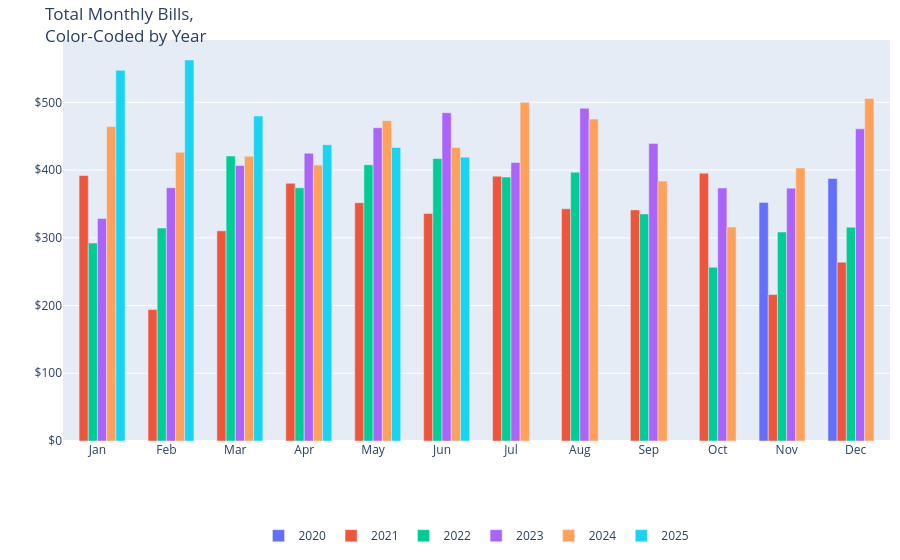

This figure's notebook cell:
### Code cell
# convert to Plotly format
monthly_amount_pivot = monthly_amount_pivot.reset_index()

# create traces, one for each year
traces = []
for year in monthly_amount_pivot.columns[1:]:
    traces.append(
        go.Bar(
            x=monthly_amount_pivot["Month"],
            y=monthly_amount_pivot[year],
            name=str(year),
            hovertemplate="Month: %{x}<br>Amount: $%{y:.2f}<br>Year: " + str(year),
        )
    )

# create fig
fig = go.Figure(data=traces)

# update layout
fig.update_layout(
    barmode="group",
    title="Total Monthly Bills,<br>Color-Coded by Year",
    xaxis=dict(
        tickmode="array",
        tickvals=list(range(1, 13)),
        ticktext=[
            "Jan",
            "Feb",
            "Mar",
            "Apr",
            "May",
            "Jun",
            "Jul",
            "Aug",
            "Sep",
            "Oct",
            "Nov",
            "Dec",
        ],
        title="Month",
    ),
    yaxis=dict(title="Amount ($)"),
    legend_title_text="",
)

# format for mobile
fig.update_layout(
    xaxis=dict(title=""),
    yaxis=dict(
        title="",
        tickprefix="$",
    ),
    margin=dict(
        t=40,
        b=30,
        l=10,
        r=10,
    ),
    legend=dict(
        orientation="h",
        x=0.5,
        xanchor="center",
        y=-0.2,
    ),
)

# plot
fig.show()

### Figure 1 — Plotly figure (JSON) as saved in the notebook; plotly's stock layout.template omitted (floating-point values rounded to 4 significant figures)
{"data": [{"hovertemplate": "Month: %{x}<br>Amount: $%{y:.2f}<br>Year: 2020", "name": "2020", "type": "bar", "x": [1, 2, 3, 4, 5, 6, 7, 8, 9, 10, 11, 12], "y": [null, null, null, null, null, null, null, null, null, null, 352.3, 387.5]}, {"hovertemplate": "Month: %{x}<br>Amount: $%{y:.2f}<br>Year: 2021", "name": "2021", "type": "bar", "x": [1, 2, 3, 4, 5, 6, 7, 8, 9, 10, 11, 12], "y": [392, 194, 310.2, 380.5, 351.7, 335.9, 390.9, 342.8, 341.2, 395.4, 216.2, 264.0]}, {"hovertemplate": "Month: %{x}<br>Amount: $%{y:.2f}<br>Year: 2022", "name": "2022", "type": "bar", "x": [1, 2, 3, 4, 5, 6, 7, 8, 9, 10, 11, 12], "y": [292.2, 314.3, 420.7, 373.7, 407.7, 417.0, 389.7, 396.8, 335.2, 256.5, 308.5, 315.6]}, {"hovertemplate": "Month: %{x}<br>Amount: $%{y:.2f}<br>Year: 2023", "name": "2023", "type": "bar", "x": [1, 2, 3, 4, 5, 6, 7, 8, 9, 10, 11, 12], "y": [328.5, 373.9, 406.6, 424.8, 462.4, 484.6, 411.2, 491.2, 439.1, 373.5, 373.3, 460.8]}, {"hovertemplate": "Month: %{x}<br>Amount: $%{y:.2f}<br>Year: 2024", "name": "2024", "type": "bar", "x": [1, 2, 3, 4, 5, 6, 7, 8, 9, 10, 11, 12], "y": [464.3, 426.2, 420.2, 407.3, 472.9, 433.2, 499.9, 475.4, 383.7, 315.9, 403.1, 505.8]}, {"hovertemplate": "Month: %{x}<br>Amount: $%{y:.2f}<br>Year: 2025", "name": "2025", "type": "bar", "x": [1, 2, 3, 4, 5, 6, 7, 8, 9, 10, 11, 12], "y": [547.2, 562.4, 479.7, 437.3, 433.3, 419.1, null, null, null, null, null, null]}], "layout": {"barmode": "group", "legend": {"orientation": "h", "title": {"text": ""}, "x": 0.5, "xanchor": "center", "y": -0.2}, "margin": {"b": 30, "l": 10, "r": 10, "t": 40}, "title": {"text": "Total Monthly Bills,<br>Color-Coded by Year"}, "xaxis": {"tickmode": "array", "ticktext": ["Jan", "Feb", "Mar", "Apr", "May", "Jun", "Jul", "Aug", "Sep", "Oct", "Nov", "Dec"], "tickvals": [1, 2, 3, 4, 5, 6, 7, 8, 9, 10, 11, 12], "title": {"text": ""}}, "yaxis": {"tickprefix": "$", "title": {"text": ""}}}}
